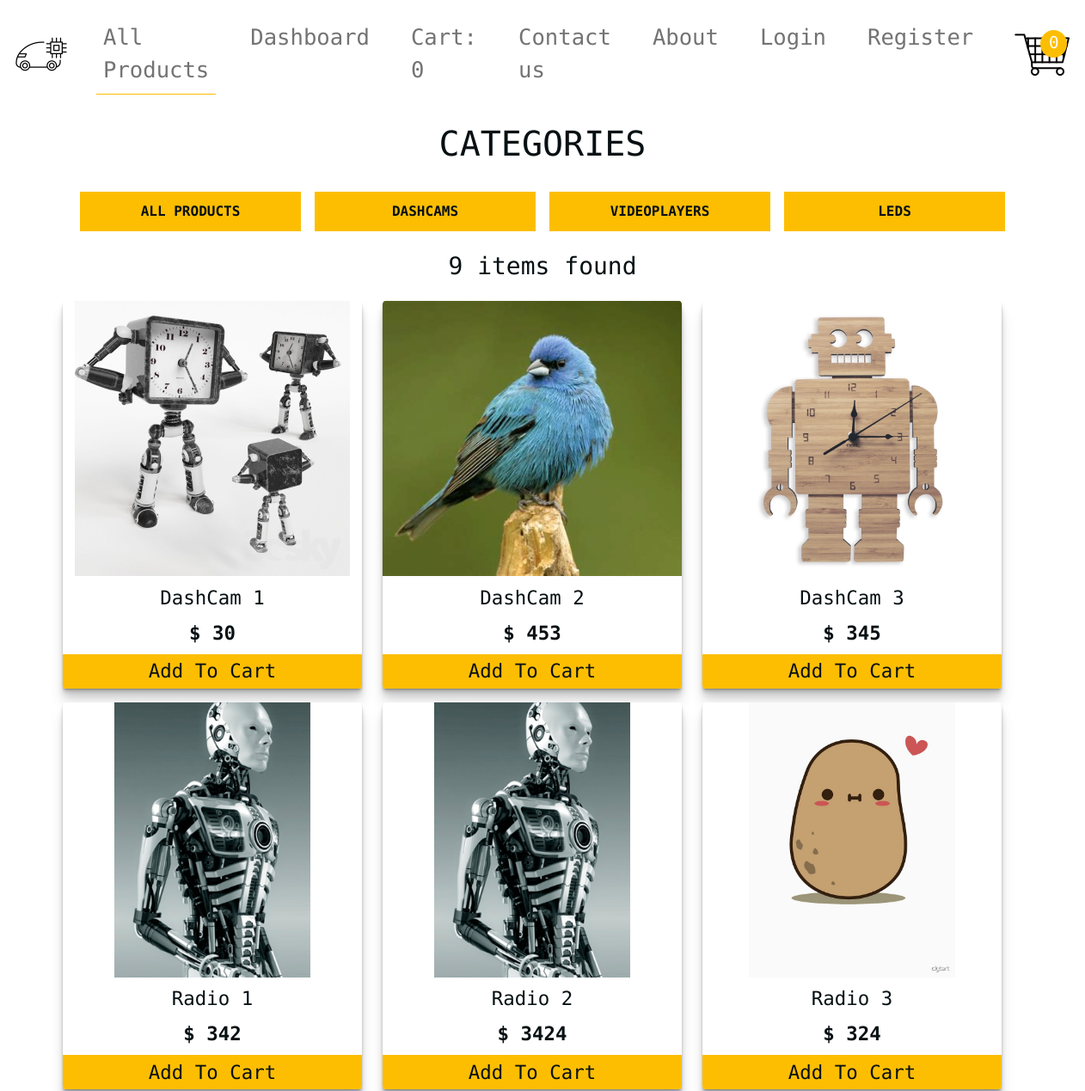
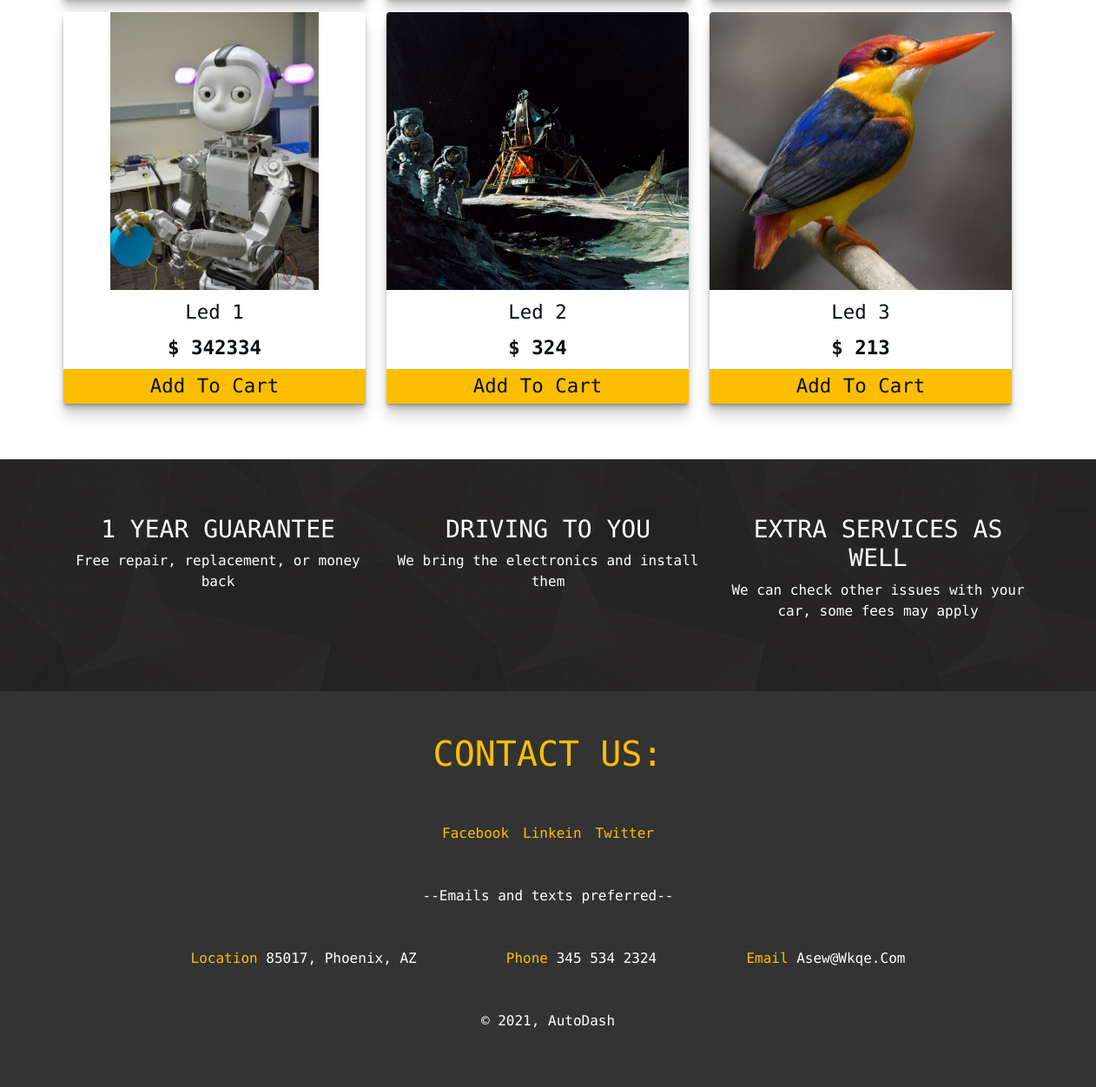
/store/, run on the app's committed database (2 pictures, top to bottom).
### category/models.py (models this page shows, shortened)
class Category(models.Model):
    category_name = models.CharField(max_length=50, unique=True)
    slug = models.SlugField(max_length=100, unique=True)
    description = models.TextField(max_length=255)
    cat_image = models.ImageField(upload_to='photos/categories', blank=True)
    class Meta:
        verbose_name = 'category'
        verbose_name_plural = 'categories'
    def get_url(self):
        return reverse('products_by_category', args = [self.slug])

### store/models.py (models this page shows, shortened)
class Product(models.Model):
    product_name = models.CharField(max_length=200, unique=True)
    slug = models.SlugField(max_length=200, unique=True)
    description = models.TextField(max_length=1000, blank=True)
    price = models.IntegerField()
    images = models.ImageField(upload_to='photos/products')
    stock = models.IntegerField()
    is_available = models.BooleanField(default=True)
    category = models.ForeignKey(Category, on_delete=models.CASCADE)
    create_date = models.DateTimeField(auto_now_add=True)
    modified_date = models.DateTimeField(auto_now=True)
    def get_url(self):
        return reverse('product_detail', args=[self.category.slug, self.slug])

### store/views.py (the view)
# urls.py: path('store/', include('store.urls')),
def store(request, category_slug=None):
    if category_slug != None:
        categories = get_object_or_404(Category,  slug=category_slug)
        products = Product.objects.filter(category = categories, is_available = True)
        product_count = products.count()
    else:
        products = Product.objects.all().filter(is_available=True)
        product_count = products.count()
    context = {
        'products': products,
        'product_count': product_count,
    }
    return render(request, 'store/store.html', context=context)

### cart/context_processors.py (called while the page is built)
def counter(request):
    cart_count = 0
    if 'admin' in request.path:
        return {}
    else:
        try:
            cart = Cart.objects.filter(cart_id=_cart_id(request))
            if request.user.is_authenticated:
                cart_items = CartItem.objects.all().filter(user=request.user)
            else:
                cart_items = CartItem.objects.all().filter(cart=cart[:1])
            for cart_item in cart_items:
                cart_count += cart_item.quantity
        except Cart.DoesNotExist:
            cart_count = 0
    return dict(cart_count=cart_count)

### cart/views.py (called while the page is built)
def _cart_id(request):
    cart = request.session.session_key
    if not cart:
        cart = request.session.create()
    return cart

### category/context_processors.py (called while the page is built)
def menu_links(request):
    links = Category.objects.all()
    return dict(links=links)

### templates/store/store.html (shortened to what this page needs)
{% extends 'base/base.html' %}
{% load static %}
{% block content %}
<section class="featured mb-5">
		<div class="container">
			<div class="row my-3">
				<div class="col-10 mx-auto text-center">
					<h1 class="text-uppercase">Categories</h1>
				</div>
			</div>
			<div class="container">
				<div class="row">
					<div class="col ">
						<div class="btn-group d-flex flex-wrap category-btn-group" role="group">
								<a href="{% url 'store' %}" class="btn btn-yellow text-uppercase m-2 p-2">All Products</a>
							{% for category in links %}
								<a href="{{ category.get_url }}" class="btn btn-yellow text-uppercase m-2 p-2">{{category.category_name}}</a>
							{% endfor %}
						</div>
					</div>
				</div>
			</div>
				<div class="row">
					<div class="container container-intro text-center my-3">
					<h3 class="text-intro-p">{{ product_count }} items found </h3>
				</div>
			<div class="row">
{% for item in products %}
				<div class="col-10 mx-auto col-md-6 col-lg-4 ">
					<div class="featured-container  text-center">
						<a href="{{ item.get_url }}">
						<img
							src="{{ item.images.url }}"
							class="product-image img-fluid"
							alt="product"
						/>
						<h6 class="product-name text-capitalize text-center my-2">{{ item.product_name }}</h6>
						<h6 class="product-price text-center">
							<span>$ {{ item.price }}</span>
						</h6>
						</a>
						<a href="{% url 'add_to_cart' item.id %}" class="featured-store-link text-capitalize">
							Add to cart
						</a>
					</div>
				</div>
{% endfor %}
			</div>
		</div>
	</section>
{% endblock %}

### static/css/main.css (style rules this page uses)
:root { --mainYellow: #fdbe02; --mainWhite: #fff; --mainBlack: #071013; --mainGrey: #9b9999; --TransGrey: rgba(0, 0, 0, 0.1); }
body { color: var(--mainBlack); background: var(--mainWhite); font-family: 'Roboto Mono', monospace; }
.btn-yellow { background: var(--mainYellow); text-transform: capitalize: font-size: 1.2rem; color: var(--mainBlack); border-radius: 0 !important; border: 0.2rem solid var(--mainYellow); font-weight: 900; width: 15rem; }
a { text-decoration: none; }
.featured-container { background: var(--mainWhite); position: relative; overflow: hidden; border-radius: 1%; margin-bottom: 1rem; box-shadow: 0 1px 1px rgba(0,0,0,0.12), 0 2px 2px rgba(0,0,0,0.12), 0 4px 4px rgba(0,0,0,0.12), 0 8px 8px rgba(0,0,0,0.12), 0 16px 16px rgba(0,0,0,0.12); }
.product-image { height: 20rem; object-fit: cover; display: block; margin: 0 auto; }
.featured-store-link { background: var(--mainYellow); color: var(--mainBlack); padding: 0.2rem 0.4rem; display: flex; justify-content: center; font-size: 1.4rem; }
.product-name { background: var(--mainWhite); color: var(--mainBlack); padding: 0.2rem 0.4rem; justify-content: center; font-size: 1.4rem; }
.product-price { background: var(--mainWhite); color: var(--mainBlack); padding: 0.2rem 0.4rem; justify-content: center; font-weight: 900; font-size: 1.4rem; }

### data on the page
Category: category_name "DASHCAMS"
Category: category_name "VIDEOPLAYERS"
Category: category_name "LEDS"
Product: images (picture), product_name "DashCam 1", price "30"
Product: images (picture), product_name "DashCam 2", price "453"
Product: images (picture), product_name "DashCam 3", price "345"
Product: images (picture), product_name "Radio 1", price "342"
Product: images (picture), product_name "Radio 2", price "3424"
Product: images (picture), product_name "Radio 3", price "324"
Product: images (picture), product_name "Led 1", price "342334"
Product: images (picture), product_name "Led 2", price "324"
Product: images (picture), product_name "Led 3", price "213"

### other printed values
{{ cart_count }} "0"
{{ product_count }} "9"
